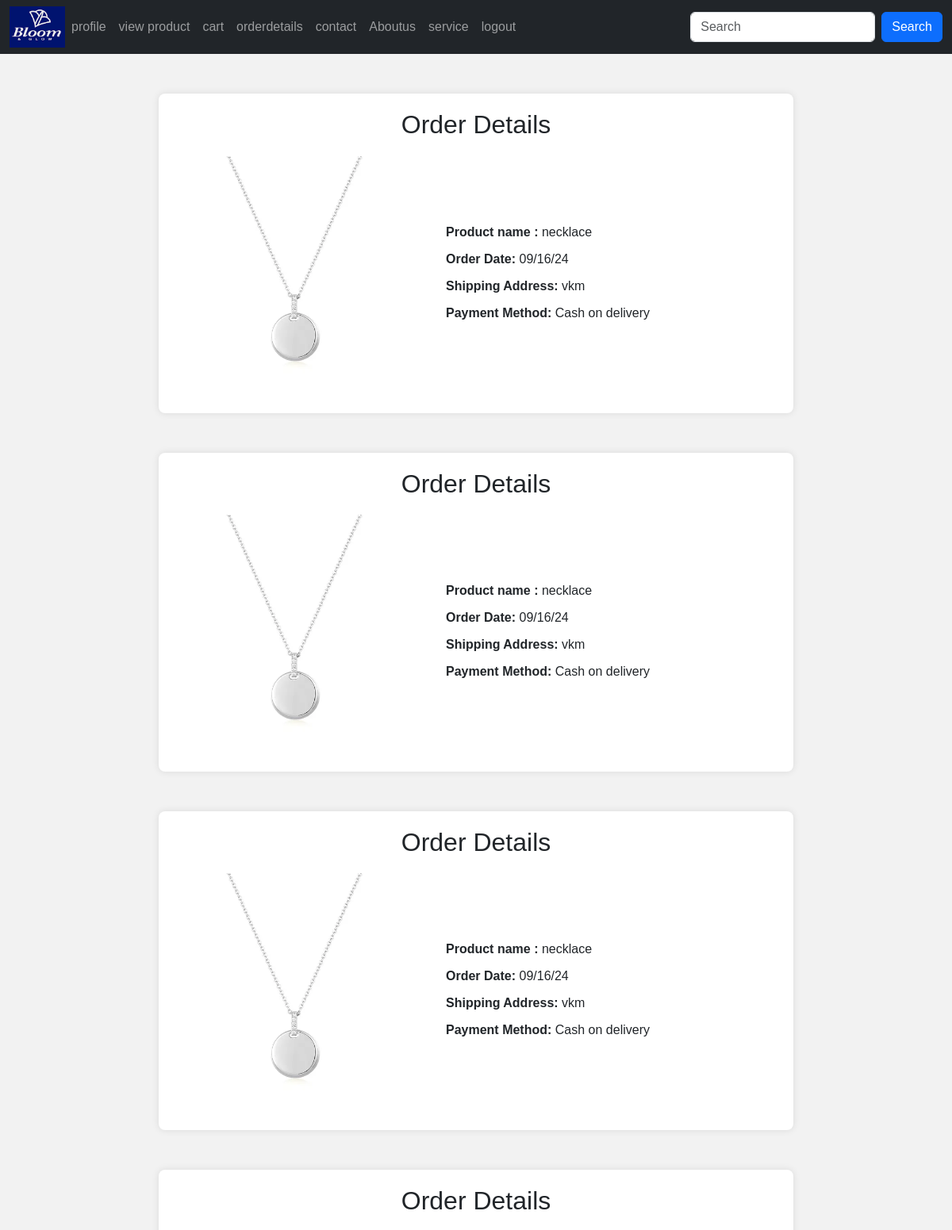
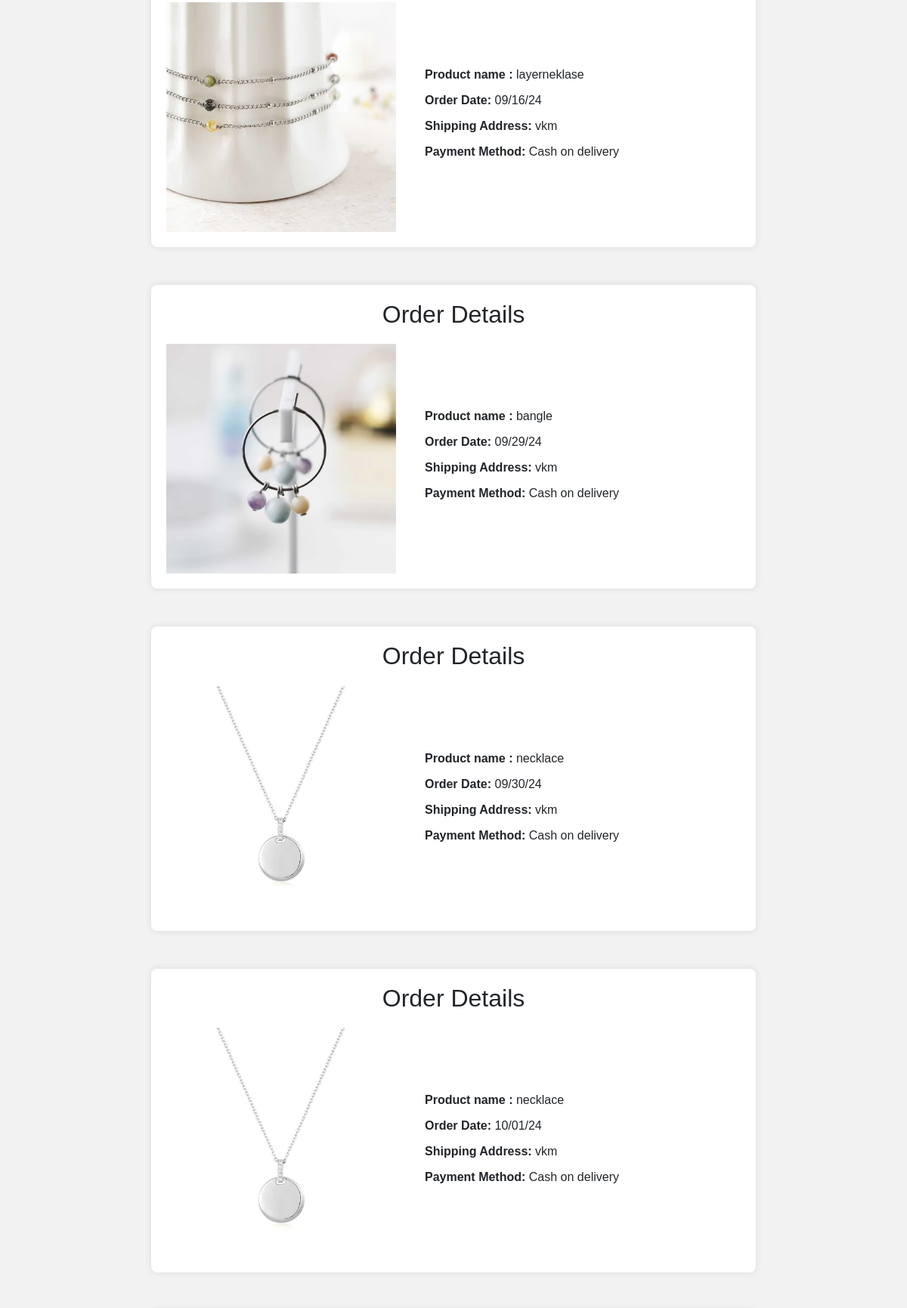
The app's page /orderdetails (signed in, upper part) with its own data (2 pictures, top to bottom).
### app/models.py (models this page shows, shortened)
class Buy(models.Model):
    product = models.ForeignKey(Product,on_delete=models.CASCADE)
    user = models.ForeignKey(Register,on_delete=models.CASCADE)
    date_of_buying = models.TextField()
    payment_status = models.BooleanField(default=False)
    quantity = models.IntegerField()
    price = models.IntegerField()
    del_boy=models.BooleanField(default=False)

class Product(models.Model):
    shop = models.ForeignKey(Shopreg,on_delete=models.CASCADE)
    name = models.TextField()
    discription = models.TextField()
    price = models.IntegerField()
    quantity = models.IntegerField()
    offerprice = models.IntegerField()
    image = models.FileField()

class Register(models.Model):
    Email = models.EmailField(unique=True)
    name = models.TextField()
    phonenumber = models.IntegerField()
    password = models.IntegerField()
    location= models.TextField()

### app/views.py (the view)
# urls.py: path('orderdetails',views.orderdetails),
def orderdetails(req):
    data=Buy.objects.filter(user=get_usr(req))
    return render(req,'orderdetails.html',{'data':data})

### app/views.py (called while the page is built)
def get_usr(req):
    data=Register.objects.get(Email=req.session['user'])
    return data

### template/orderdetails.html (shortened to what this page needs)
<!DOCTYPE html>
<html lang="en">
<head>
    <link href="https://cdn.jsdelivr.net/npm/bootstrap@5.3.3/dist/css/bootstrap.min.css" rel="stylesheet">
</head>
<body>
    <nav class="navbar navbar-expand-sm navbar-dark bg-dark">
        <div class="container-fluid">
            <a href="../userhome" class="logo">
                <img src="static/download (1).png" alt="logo" width="70px">
            </a>
            <div class="collapse navbar-collapse" id="mynavbar">
                <ul class="navbar-nav me-auto">
                    <li class="nav-item">
                        <a class="nav-link" href="../profile">profile</a>
                    </li>
                    <li class="nav-item">
                        <a class="nav-link" href="../userviewproduct">view product</a>
                    </li>
                    <li class="nav-item">
                        <a class="nav-link" href="../user_view_cart">cart</a>
                    </li>
                    <li class="nav-item">
                        <a class="nav-link" href="../orderdetails">orderdetails</a>
                    </li>
                    <li class="nav-item">
                        <a class="nav-link" href="../contact">contact</a>
                    </li>
                    <li class="nav-item">
                        <a class="nav-link" href="../aboutus">Aboutus</a>
                    </li>
                    <li class="nav-item">
                        <a class="nav-link" href="../service">service</a>
                    </li>
                    <li class="nav-item">
                        <a class="nav-link" href="../logout">logout</a>
                    </li>
                </ul>
                <form class="d-flex">
                    <input class="form-control me-2" type="text" placeholder="Search">
                    <button class="btn btn-primary" type="button">Search</button>
                </form>
            </div>
        </div>
    </nav>
    {% for i in data %}
    <div class="order-container">
        <h2>Order Details</h2>
        <div class="order-row">
            <div class="order-left">
                <img src="{{i.product.image.url}}" alt="Product Image" style="width:100%;">
            </div>
            <div class="order-right">
                <p><strong>Product name :</strong> {{i.product.name}}</p>
                <p><strong>Order Date:</strong> {{i.date_of_buying}}</p>
                <p><strong>Shipping Address:</strong> {{i.user.location}}</p>
                <p><strong>Payment Method:</strong> Cash on delivery</p>
            </div>
        </div>
    </div>
    {% endfor %}
</body>
</html>

### template/orderdetails.html (style rules this page uses)
body { font-family: Arial, sans-serif; margin: 0; padding: 0; background-color: #f2f2f2; }
.order-container { max-width: 800px; margin: 50px auto; background-color: #fff; padding: 20px; border-radius: 8px; box-shadow: 0 0 10px rgba(0, 0, 0, 0.1); }
.order-container h2 { text-align: center; margin-bottom: 20px; }
.order-row { display: flex; align-items: center; justify-content: space-between; }
.order-left { width: 40%; }
.order-right { width: 55%; }
.order-right p { margin-bottom: 10px; }

### records on screen
Buy: product.image (picture), product.name "necklace", date_of_buying "09/16/24", user.location "vkm"
Buy: product.image (picture), product.name "necklace", date_of_buying "09/16/24", user.location "vkm"
Buy: product.image (picture), product.name "necklace", date_of_buying "09/16/24", user.location "vkm"
Buy: product.image (picture), product.name "layerneklase", date_of_buying "09/16/24", user.location "vkm"
Buy: product.image (picture), product.name "bangle", date_of_buying "09/29/24", user.location "vkm"
Buy: product.image (picture), product.name "necklace", date_of_buying "09/30/24", user.location "vkm"
Buy: product.image (picture), product.name "necklace", date_of_buying "10/01/24", user.location "vkm"
